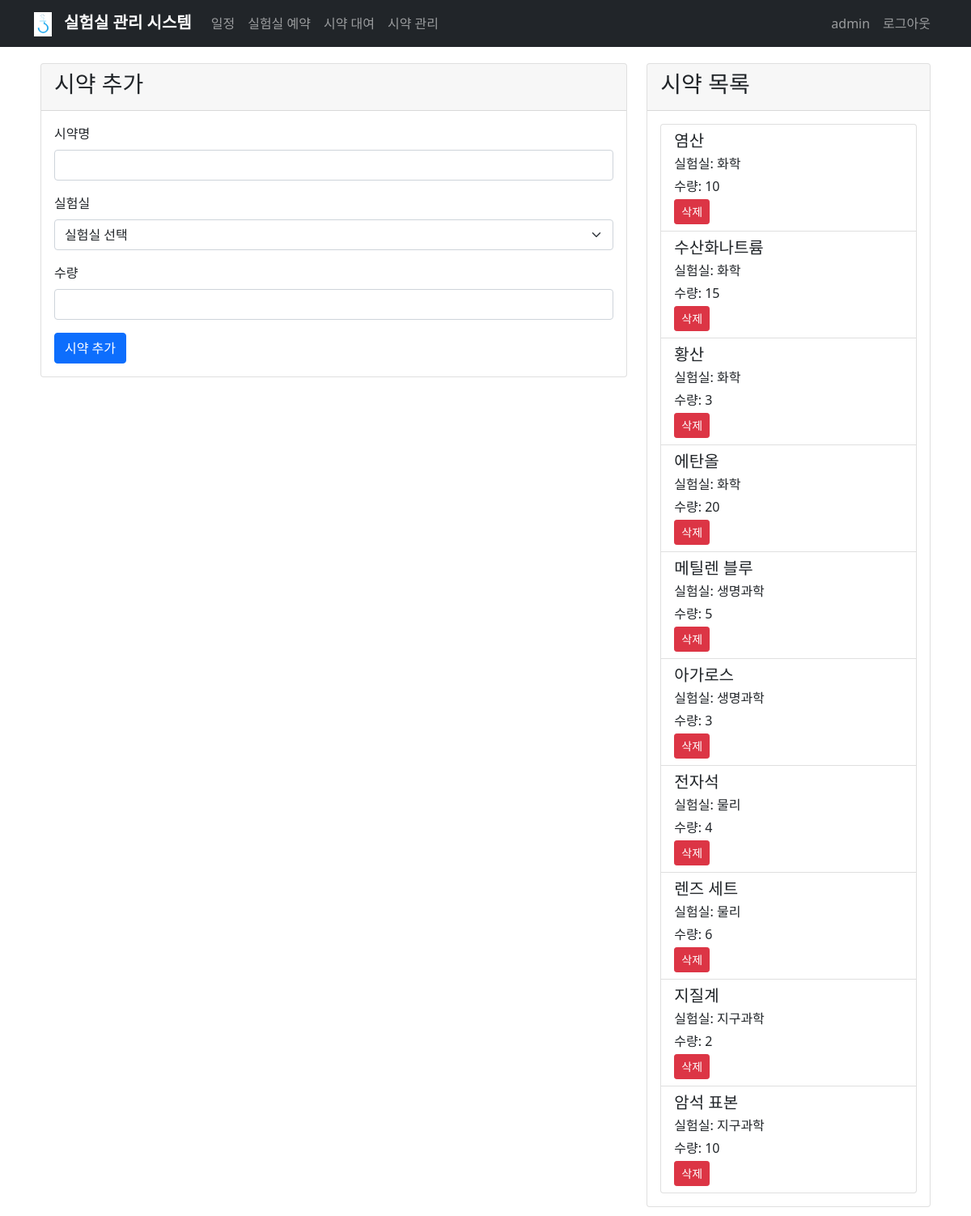
The app's page /manage_reagents (signed in) with its own data.
### app.py (models this page shows)
class User(UserMixin, db.Model):
    id = db.Column(db.Integer, primary_key=True)
    username = db.Column(db.String(80), unique=True, nullable=False)
    password_hash = db.Column(db.String(120), nullable=False)
    is_admin = db.Column(db.Boolean, default=False)
    schedules = db.relationship('Schedule', backref='user', lazy=True)
    reservations = db.relationship('LabReservation', backref='user', lazy=True)
    reagent_loans = db.relationship('ReagentLoan', backref='user', lazy=True)

class Reagent(db.Model):
    id = db.Column(db.Integer, primary_key=True)
    name = db.Column(db.String(100), nullable=False)
    lab_type = db.Column(db.String(20), nullable=False)
    quantity = db.Column(db.Integer, default=0)
    loans = db.relationship('ReagentLoan', backref='reagent', lazy=True)

### app.py (the view, shortened to what this page needs)
@app.route('/manage_reagents', methods=['GET', 'POST'])
@login_required
def manage_reagents():
    if not current_user.is_admin:
        flash('관리자만 접근할 수 있습니다.')
        return redirect(url_for('index'))
    reagents = Reagent.query.all()
    return render_template('manage_reagents.html', reagents=reagents)

### app.py (called while the page is built)
@login_manager.user_loader
def load_user(user_id):
    return User.query.get(int(user_id))

### templates/manage_reagents.html (shortened to what this page needs)
{% extends "base.html" %}
{% block content %}
<div class="row">
    <div class="col-md-8">
        <div class="card">
            <div class="card-header">
                <h3>시약 추가</h3>
            </div>
            <div class="card-body">
                <form method="POST">
                    <div class="mb-3">
                        <label for="name" class="form-label">시약명</label>
                        <input type="text" class="form-control" id="name" name="name" required>
                    </div>
                    <div class="mb-3">
                        <label for="lab_type" class="form-label">실험실</label>
                        <select class="form-select" id="lab_type" name="lab_type" required>
                            <option value="">실험실 선택</option>
                        </select>
                    </div>
                    <div class="mb-3">
                        <label for="quantity" class="form-label">수량</label>
                        <input type="number" class="form-control" id="quantity" name="quantity" min="0" required>
                    </div>
                    <button type="submit" class="btn btn-primary">시약 추가</button>
                </form>
            </div>
        </div>
    </div>
    <div class="col-md-4">
        <div class="card">
            <div class="card-header">
                <h3>시약 목록</h3>
            </div>
            <div class="card-body">
                <div class="list-group">
                    {% for reagent in reagents %}
                    <div class="list-group-item">
                        <h5 class="mb-1">{{ reagent.name }}</h5>
                        <p class="mb-1">실험실: {{ reagent.lab_type }}</p>
                        <p class="mb-1">수량: {{ reagent.quantity }}</p>
                        <form method="POST" action="{{ url_for('manage_reagents') }}">
                            <button type="submit" class="btn btn-danger btn-sm">삭제</button>
                        </form>
                    </div>
                    {% endfor %}
                </div>
            </div>
        </div>
    </div>
</div>
{% endblock %}

### templates/base.html (shortened to what this page needs)
<!DOCTYPE html>
<html lang="ko">
<head>
    <link href="https://cdn.jsdelivr.net/npm/bootstrap@5.1.3/dist/css/bootstrap.min.css" rel="stylesheet">
    <link href='https://cdn.jsdelivr.net/npm/fullcalendar@6.1.10/index.global.min.css' rel='stylesheet' />
    <link rel="stylesheet" href="https://cdnjs.cloudflare.com/ajax/libs/font-awesome/6.0.0/css/all.min.css">
</head>
<body>
    <nav class="navbar navbar-expand-lg navbar-dark bg-dark">
        <div class="container">
            <a class="navbar-brand" href="{{ url_for('index') }}">
                <img src="{{ url_for('static', filename='logo.png') }}" alt="로고">
                실험실 관리 시스템
            </a>
            <div class="collapse navbar-collapse" id="navbarNav">
                <ul class="navbar-nav me-auto">
                    {% if current_user.is_authenticated %}
                    <li class="nav-item">
                        <a class="nav-link" href="{{ url_for('calendar') }}">일정</a>
                    </li>
                    <li class="nav-item">
                        <a class="nav-link" href="{{ url_for('lab_reservation') }}">실험실 예약</a>
                    </li>
                    <li class="nav-item">
                        <a class="nav-link" href="{{ url_for('reagent_loan') }}">시약 대여</a>
                    </li>
                    {% if current_user.is_admin %}
                    <li class="nav-item">
                        <a class="nav-link" href="{{ url_for('manage_reagents') }}">시약 관리</a>
                    </li>
                    {% endif %}
                    {% endif %}
                </ul>
                <ul class="navbar-nav">
                    {% if current_user.is_authenticated %}
                    <li class="nav-item">
                        <span class="nav-link">{{ current_user.username }}</span>
                    </li>
                    <li class="nav-item">
                        <a class="nav-link" href="{{ url_for('logout') }}">로그아웃</a>
                    </li>
                    {% endif %}
                </ul>
            </div>
        </div>
    </nav>
    <div class="container main-content">
        {% block content %}{% endblock %}
    </div>
</body>
</html>

### templates/base.html (style rules this page uses)
.navbar-brand { font-weight: bold; }
.main-content { padding: 20px; }
.navbar-brand img { height: 30px; margin-right: 10px; }

### records on screen
User: username "admin"
Reagent: name "염산", lab_type "화학", quantity "10"
Reagent: name "수산화나트륨", lab_type "화학", quantity "15"
Reagent: name "황산", lab_type "화학", quantity "3"
Reagent: name "에탄올", lab_type "화학", quantity "20"
Reagent: name "메틸렌 블루", lab_type "생명과학", quantity "5"
Reagent: name "아가로스", lab_type "생명과학", quantity "3"
Reagent: name "전자석", lab_type "물리", quantity "4"
Reagent: name "렌즈 세트", lab_type "물리", quantity "6"
Reagent: name "지질계", lab_type "지구과학", quantity "2"
Reagent: name "암석 표본", lab_type "지구과학", quantity "10"
